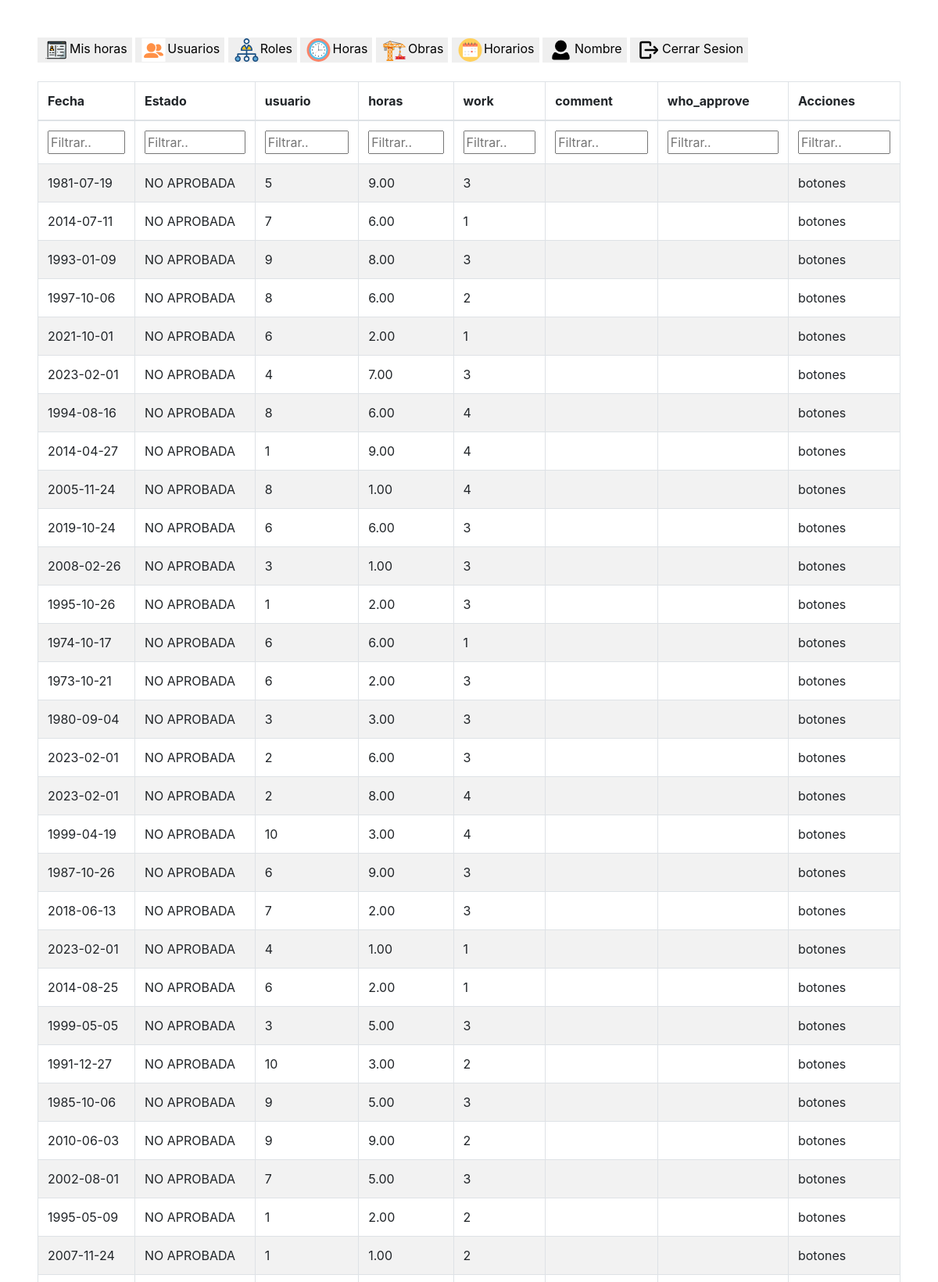
Page /prueba/tabla/prueba_tabla.php (upper part) on the committed database.
### tables this page shows
CREATE TABLE `hours` (
  `id` bigint unsigned NOT NULL AUTO_INCREMENT,
  `hour` double(8,2) NOT NULL,
  `user_id` bigint unsigned NOT NULL,
  `work_id` bigint unsigned NOT NULL,
  `distancia` double(8,2) DEFAULT NULL,
  `status` enum('APROBADA','NO APROBADA') NOT NULL DEFAULT 'NO APROBADA',
  `date` date NOT NULL,
  `created_at` timestamp NULL DEFAULT NULL,
  `updated_at` timestamp NULL DEFAULT NULL,
  `when_approve` date DEFAULT NULL,
  `who_approve` varchar(255) DEFAULT NULL,
  `id_who_approve` int DEFAULT NULL,
  `comment` longtext,
  `register` tinyint(1) DEFAULT '0',
  `hour_real` double DEFAULT NULL,
  PRIMARY KEY (`id`),
  KEY `hours_user_id_foreign` (`user_id`),
  KEY `hours_work_id_foreign` (`work_id`),
  CONSTRAINT `hours_user_id_foreign` FOREIGN KEY (`user_id`) REFERENCES `users` (`id`),
  CONSTRAINT `hours_work_id_foreign` FOREIGN KEY (`work_id`) REFERENCES `works` (`id`)
);

### prueba/tabla/prueba_tabla.php (the view, shortened to what this page needs)
<?php
$conexion = mysqli_connect("localhost", "root", "rootroot") or die ("No se puede conectar con el servidor");
mysqli_select_db($conexion, "baumcontrol_controlhoras2") or die ("No se puede seleccionar la base de datos");
$instruccion1 = "select * from hours";
$consulta = mysqli_query($conexion, $instruccion1) or die ("Fallo en la consulta");
$num_filas = mysqli_num_rows($consulta);
?>
<!DOCTYPE html>
<html lang="es">
<head>
    <link rel="stylesheet" href="https://stackpath.bootstrapcdn.com/bootstrap/4.3.0/css/bootstrap.min.css">
    <link rel="stylesheet" href="https://cdn.datatables.net/v/bs4-4.1.1/dt-1.10.18/datatables.min.css">
    <link rel="stylesheet" href="https://cdn.datatables.net/buttons/1.6.2/css/buttons.dataTables.min.css">
</head>
<body class="container-fluid p-5">
    <div class="arriba">
        <button class="no_boton"> <img src="./mis_horas.svg" height="30px" width="35px">Mis horas</button>
        <button class="no_boton"> <img src="./users1.svg" height="30px" width="35px">Usuarios</button>
        <button class="no_boton"> <img src="./rol.svg" height="30px" width="35px">Roles</button>
        <button class="no_boton"> <img src="./reloj.svg" height="30px" width="35px">Horas</button>
        <button class="no_boton"> <img src="./const1.svg" height="30px" width="35px">Obras</button>
        <button class="no_boton"> <img src="./horarios.svg" height="30px" width="35px">Horarios</button>
        <button class="no_boton"> <img src="./user.svg" height="30px" width="35px">Nombre</button>
        <button class="no_boton"> <img src="./salir.svg" height="30px" width="35px">Cerrar Sesion</button>
    </div><br>
    <div class="table-responsive" id="mydatatable-container">
        <table class="records_list table table-striped table-bordered table-hover" id="mydatatable">
            <thead>
                <tr>
                    <th>Fecha</th>
                    <th>Estado</th>
                    <th>usuario</th>
                    <th>horas</th>
                    <th>work</th>
                    <th>comment</th>
                    <th>who_approve</th>
                    <th>Acciones</th>
                </tr>
            </thead>
            <tfoot>
                <tr>
                    <th>Filter..</th>
                    <th>Filter..</th>
                    <th>Filter..</th>
                    <th>Filter..</th>
                    <th>Filter..</th>
                    <th>Filter..</th>
                    <th>Filter..</th>
                    <th>Filter..</th>
                </tr>
            </tfoot>
            <tbody>
                    <?php
                        for ($i=0; $i<$num_filas; $i++){
                            $resultado = mysqli_fetch_array($consulta);
                            print"<tr><td>". $resultado["date"] ."</td>
                            <td id='".$resultado['status']."'> ". $resultado["status"] ."</td>
                            <td>". $resultado["user_id"] ."</td>
                            <td>". $resultado["hour"] ."</td>
                            <td>". $resultado["work_id"] ."</td>
                            <td>". $resultado["comment"] ."</td>
                            <td>". $resultado["who_approve"] ."</td>
                            <td>botones</td></tr> ";
                        }
                    ?>
            </tbody>
        </table>
    </div>
</body>
</html>

### prueba/tabla/prueba_tabla.php (style rules this page uses)
#mydatatable tfoot { display: table-header-group !important; }
.no_boton { border: none; }

### rows in the picture
hours: date "1981-07-19", status "NO APROBADA", user "5", hour "9.00", work "3"
hours: date "2014-07-11", status "NO APROBADA", user "7", hour "6.00", work "1"
hours: date "1993-01-09", status "NO APROBADA", user "9", hour "8.00", work "3"
hours: date "1997-10-06", status "NO APROBADA", user "8", hour "6.00", work "2"
hours: date "2021-10-01", status "NO APROBADA", user "6", hour "2.00", work "1"
hours: date "2023-02-01", status "NO APROBADA", user "4", hour "7.00", work "3"
hours: date "1994-08-16", status "NO APROBADA", user "8", hour "6.00", work "4"
hours: date "2014-04-27", status "NO APROBADA", user "1", hour "9.00", work "4"
hours: date "2005-11-24", status "NO APROBADA", user "8", hour "1.00", work "4"
hours: date "2019-10-24", status "NO APROBADA", user "6", hour "6.00", work "3"
hours: date "2008-02-26", status "NO APROBADA", user "3", hour "1.00", work "3"
hours: date "1995-10-26", status "NO APROBADA", user "1", hour "2.00", work "3"
hours: date "1974-10-17", status "NO APROBADA", user "6", hour "6.00", work "1"
hours: date "1973-10-21", status "NO APROBADA", user "6", hour "2.00", work "3"
hours: date "1980-09-04", status "NO APROBADA", user "3", hour "3.00", work "3"
hours: date "2023-02-01", status "NO APROBADA", user "2", hour "6.00", work "3"
hours: date "2023-02-01", status "NO APROBADA", user "2", hour "8.00", work "4"
hours: date "1999-04-19", status "NO APROBADA", user "10", hour "3.00", work "4"
hours: date "1987-10-26", status "NO APROBADA", user "6", hour "9.00", work "3"
hours: date "2018-06-13", status "NO APROBADA", user "7", hour "2.00", work "3"
hours: date "2023-02-01", status "NO APROBADA", user "4", hour "1.00", work "1"
hours: date "2014-08-25", status "NO APROBADA", user "6", hour "2.00", work "1"
hours: date "1999-05-05", status "NO APROBADA", user "3", hour "5.00", work "3"
hours: date "1991-12-27", status "NO APROBADA", user "10", hour "3.00", work "2"
hours: date "1985-10-06", status "NO APROBADA", user "9", hour "5.00", work "3"
hours: date "2010-06-03", status "NO APROBADA", user "9", hour "9.00", work "2"
hours: date "2002-08-01", status "NO APROBADA", user "7", hour "5.00", work "3"
hours: date "1995-05-09", status "NO APROBADA", user "1", hour "2.00", work "2"
hours: date "2007-11-24", status "NO APROBADA", user "1", hour "1.00", work "2"
